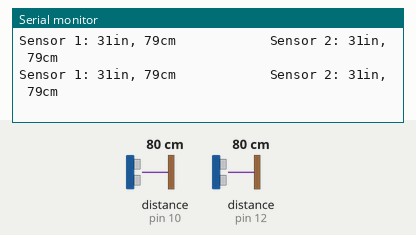
Bench run of a sketch on a simulated Arduino Uno, built with avr-gcc and run on an emulated ATmega328P. Shown: the last lines printed to the serial monitor. Wiring (inferred from the names in the program): 2 × ultrasonic range finder: trigger pin 9, echo pin 10 / trigger pin 11, echo pin 12. The inputs (shaded band) are chosen by the test bench; at power-on: distance to the obstacle (sensors on pin 10, pin 12) 80 cm. The echo pulse lasts 58.3 µs per cm.

Above: at 1.2 s.
1.3 s: distance to the obstacle (sensor on pin 10) set to 250 cm
At 1.52 s:
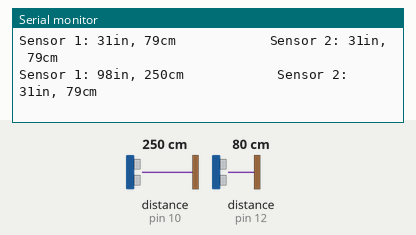
4.3 s: distance to the obstacle (sensor on pin 12) set to 2 cm
At 4.5 s:
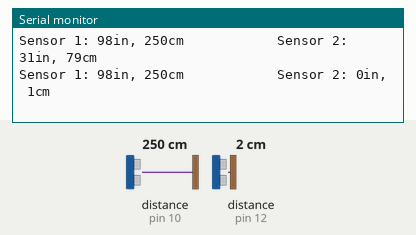
7.3 s: distance to the obstacle (sensor on pin 10) set to 2 cm
At 7.43 s:
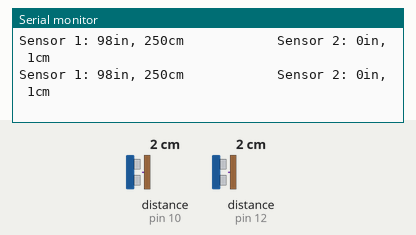
10.3 s: distance to the obstacle (sensor on pin 12) set to 9 cm
At 10.47 s:
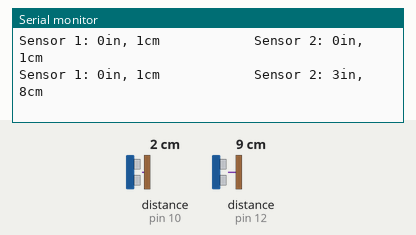
13.3 s: distance to the obstacle (sensor on pin 10) set to 299 cm
At 13.76 s:
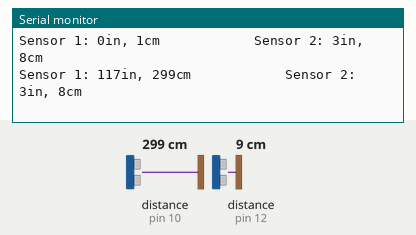
16.3 s: distance to the obstacle (sensor on pin 12) set to 60 cm
At 20.22 s:
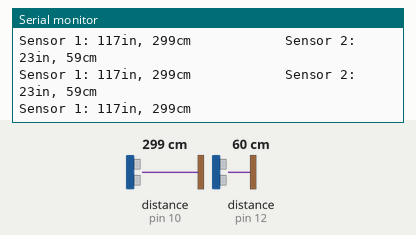
Timing chart, 0 to 20.3 s (numbered marks = the images above; inputs shaded):
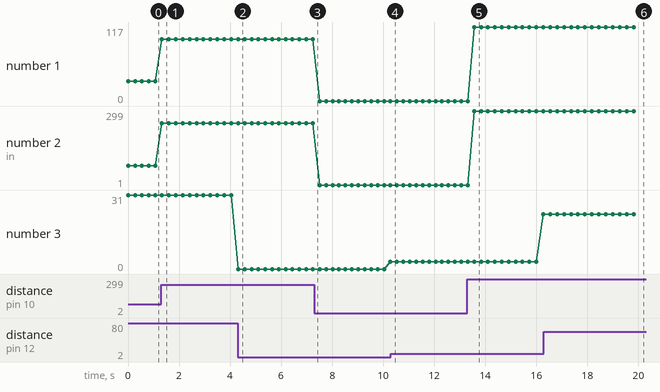

The sketch:

ultrasonic_2sensors_test.ino
```cpp
/*
 * created by Rui Santos, http://randomnerdtutorials.com
 *
 * Complete Guide for Ultrasonic Sensor HC-SR04
 *
    Ultrasonic sensor Pins:
        VCC: +5VDC
        Trig : Trigger (INPUT) - Pin11
        Echo: Echo (OUTPUT) - Pin 12
        GND: GND
 */

int trigPin = 9;    //Trig - green Jumper
int echoPin = 10;    //Echo - yellow Jumper
int trigPin2 = 11;
int echoPin2 = 12;
long duration, cm, inches;
long duration2, cm2, inches2;

void setup() {
  //Serial Port begin
  Serial.begin (9600);
  //Define inputs and outputs
  pinMode(trigPin, OUTPUT);
  pinMode(echoPin, INPUT);
  pinMode(trigPin2, OUTPUT);
  pinMode(echoPin2, INPUT);
}

void loop()
{


  // The sensor is triggered by a HIGH pulse of 10 or more microseconds.
  // Give a short LOW pulse beforehand to ensure a clean HIGH pulse:
  digitalWrite(trigPin, LOW);
  delayMicroseconds(5);
  digitalWrite(trigPin, HIGH);
  delayMicroseconds(10);
  digitalWrite(trigPin, LOW);

  // Read the signal from the sensor: a HIGH pulse whose
  // duration is the time (in microseconds) from the sending
  // of the ping to the reception of its echo off of an object.
  pinMode(echoPin, INPUT);
  duration = pulseIn(echoPin, HIGH);

  // convert the time into a distance
  cm = (duration/2) / 29.1;
  inches = (duration/2) / 74;

  Serial.print("Sensor 1: ");
  Serial.print(inches);
  Serial.print("in, ");
  Serial.print(cm);
  Serial.print("cm");
  Serial.print("            ");

  delay(250);


  // The sensor is triggered by a HIGH pulse of 10 or more microseconds.
  // Give a short LOW pulse beforehand to ensure a clean HIGH pulse:
  digitalWrite(trigPin2, LOW);
  delayMicroseconds(5);
  digitalWrite(trigPin2, HIGH);
  delayMicroseconds(10);
  digitalWrite(trigPin2, LOW);

  // Read the signal from the sensor: a HIGH pulse whose
  // duration is the time (in microseconds) from the sending
  // of the ping to the reception of its echo off of an object.
  pinMode(echoPin2, INPUT);
  duration2 = pulseIn(echoPin2, HIGH);

  // convert the time into a distance
  cm2 = (duration2/2) / 29.1;
  inches2 = (duration2/2) / 74;

  Serial.print("Sensor 2: ");
  Serial.print(inches2);
  Serial.print("in, ");
  Serial.print(cm2);
  Serial.print("cm");
  Serial.println();

//  delay(250);
}
```

Measured:
- after the input at 1.3 s, the serial monitor: prints a new line at once (image 1)
- after the input at 4.3 s, the serial monitor: prints a new line at once (image 2)
- after the input at 13.3 s, the serial monitor: prints a new line after 0.27 s (image 5)
- after the input at 16.3 s, the serial monitor: prints a new line after 0.24 s (image 6)
- plotted number 1: 31 → 98 after the input at 1.3 s, 0 → 117 after the input at 13.3 s
- plotted number 2: 79 → 250 after the input at 1.3 s, 1 → 299 after the input at 13.3 s
- plotted number 3: 31 → 0 after the input at 4.3 s, 0 → 3 after the input at 7.3 s, 3 → 23 after the input at 13.3 s
